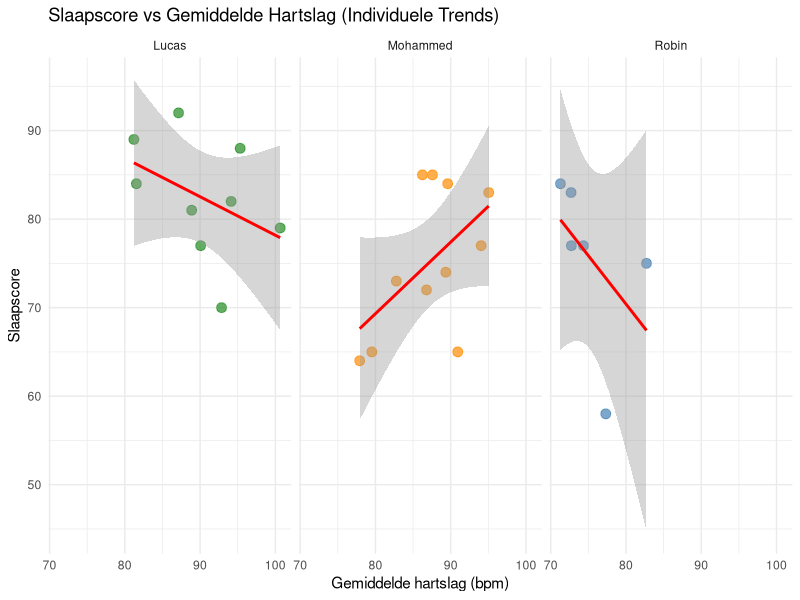
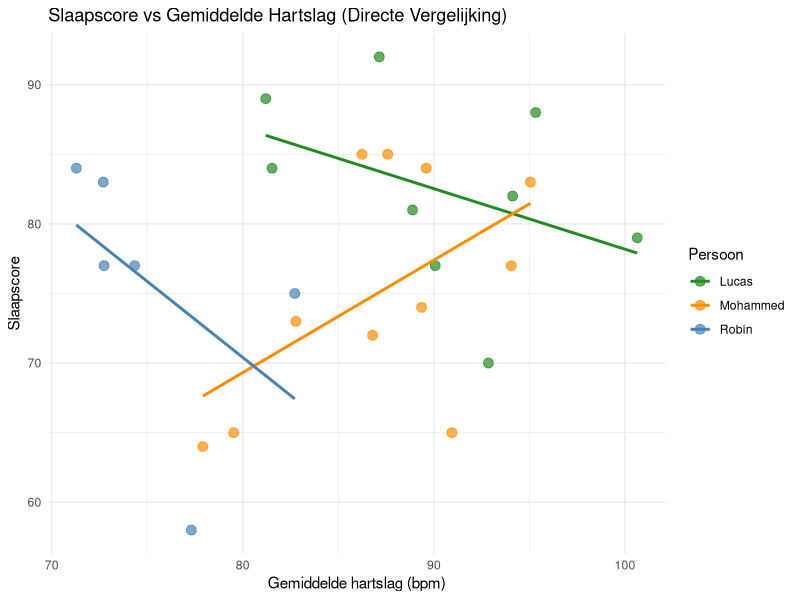
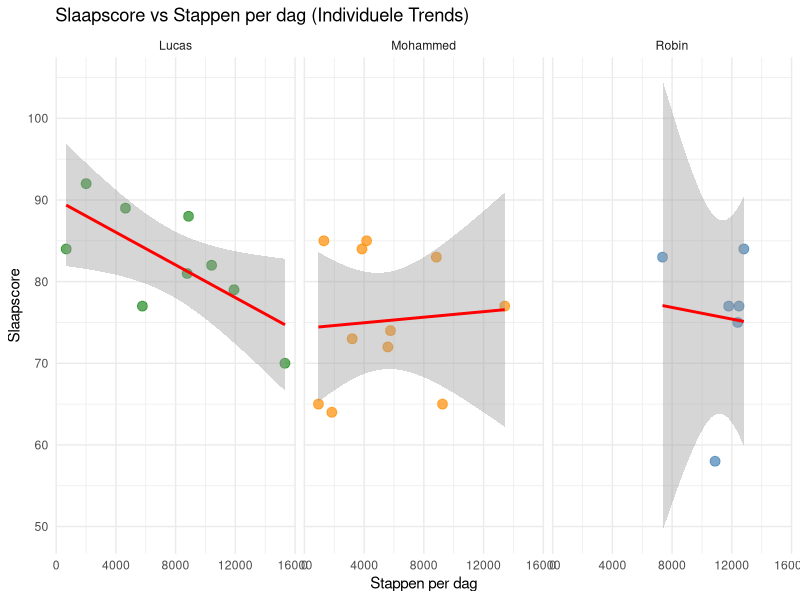
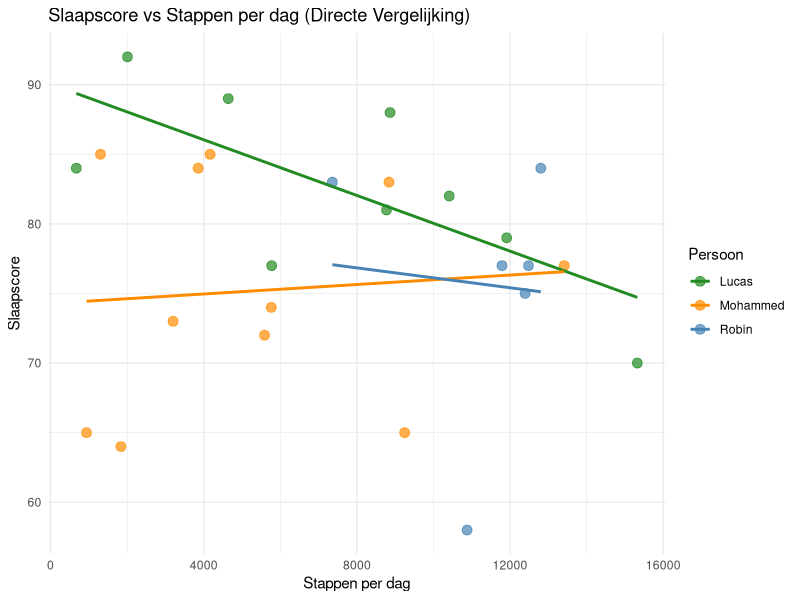
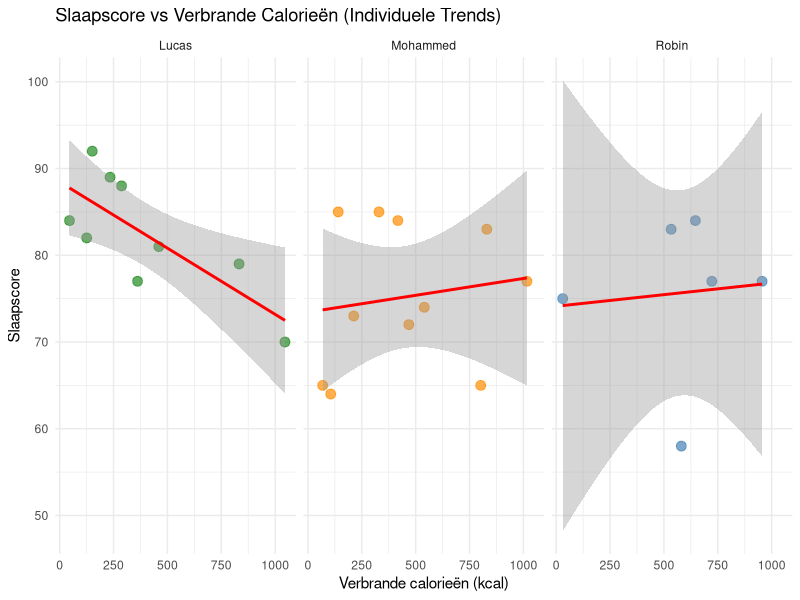
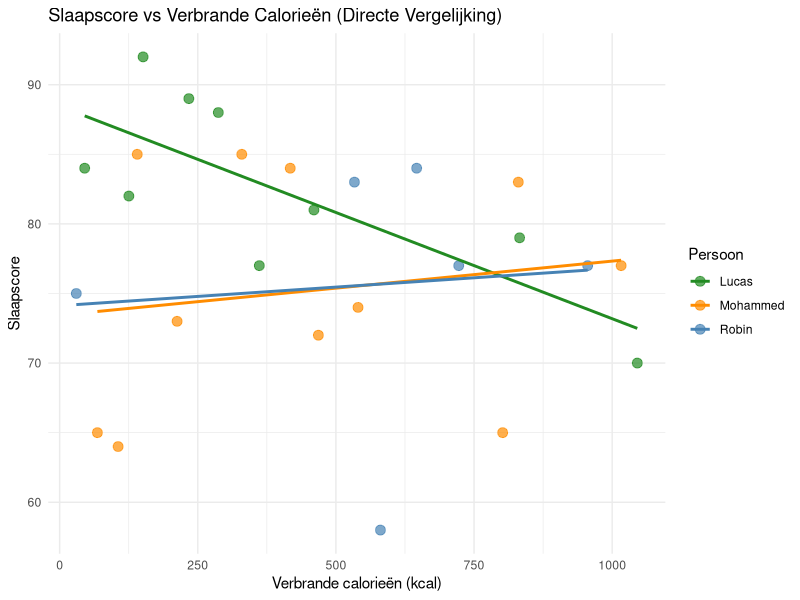
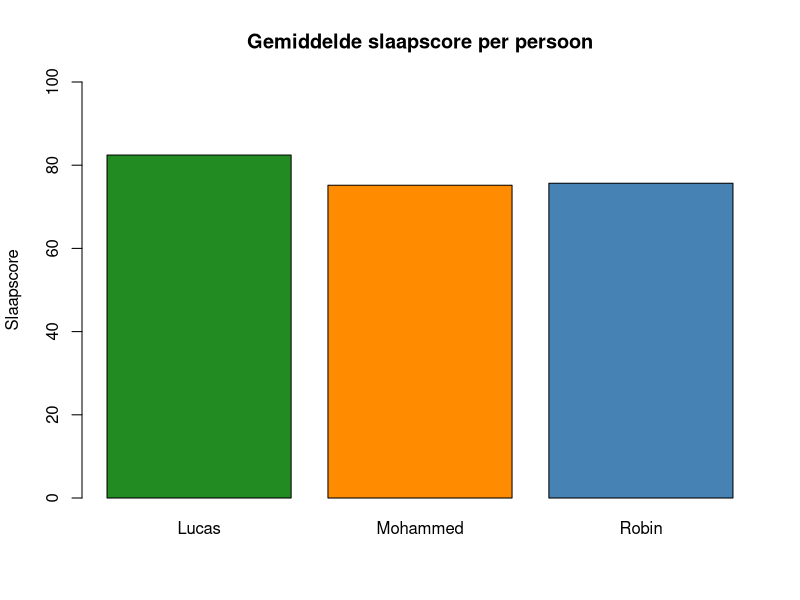
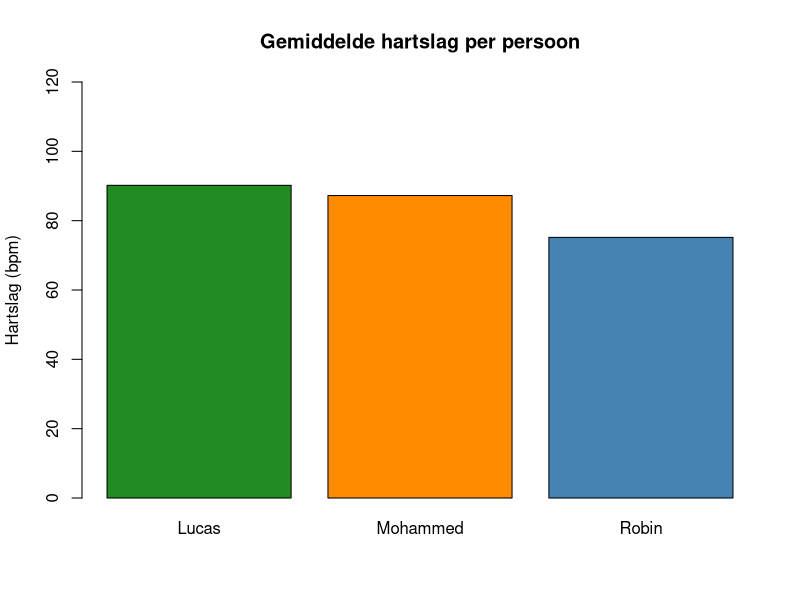

Source code (R) for these figures, in order:
## ---- chunk 1
library(ggplot2)
## ---- chunk 2
df_all <- read.csv("analysis/data/combined_filetered/combined_data_filtered.csv")
## ---- chunk 3
cat("--- Gemiddelde Slaapscore per persoon ---\n")
aggregate(sleep_score ~ naam, data = df_all, FUN = mean)

cat("\n--- Gemiddelde Hartslag per persoon ---\n")
aggregate(average_heart_rate ~ naam, data = df_all, FUN = mean)

cat("\n--- Gemiddelde Stappen per persoon ---\n")
aggregate(total_steps ~ naam, data = df_all, FUN = mean)
## ---- chunk 4
ggplot(df_all, aes(x = average_heart_rate, y = sleep_score, color = naam)) +
  geom_point(size = 3, alpha = 0.7) +
  geom_smooth(method = "lm", color = "red", se = TRUE) + # se = TRUE voor de grijze vlakken
  facet_wrap(~ naam) + # Dit zet ze netjes naast elkaar
  scale_color_manual(values = c("Robin" = "steelblue", "Mohammed" = "darkorange", "Lucas" = "forestgreen")) +
  labs(title = "Slaapscore vs Gemiddelde Hartslag (Individuele Trends)",
       x = "Gemiddelde hartslag (bpm)",
       y = "Slaapscore") +
  theme_minimal() +
  theme(legend.position = "none") # Legenda is hier overbodig door de titels boven de panelen
## ---- chunk 5
ggplot(df_all, aes(x = average_heart_rate, y = sleep_score, color = naam)) +
  geom_point(size = 3, alpha = 0.7) +
  geom_smooth(method = "lm", se = FALSE) + # se = FALSE haalt de chaos van de grijze vlakken weg
  scale_color_manual(values = c("Robin" = "steelblue", "Mohammed" = "darkorange", "Lucas" = "forestgreen")) +
  labs(title = "Slaapscore vs Gemiddelde Hartslag (Directe Vergelijking)",
       x = "Gemiddelde hartslag (bpm)",
       y = "Slaapscore",
       color = "Persoon") +
  theme_minimal() +
  theme(legend.position = "right") # Legenda aan de rechterkant om de kleuren te onderscheiden
## ---- chunk 6
ggplot(df_all, aes(x = total_steps, y = sleep_score, color = naam)) +
  geom_point(size = 3, alpha = 0.7) +
  geom_smooth(method = "lm", color = "red", se = TRUE) + # se = TRUE voor de grijze vlakken
  facet_wrap(~ naam) + # Dit zet ze netjes naast elkaar
  scale_color_manual(values = c("Robin" = "steelblue", "Mohammed" = "darkorange", "Lucas" = "forestgreen")) +
  labs(title = "Slaapscore vs Stappen per dag (Individuele Trends)",
       x = "Stappen per dag",
       y = "Slaapscore") +
  theme_minimal() +
  theme(legend.position = "none") # Legenda is overbodig door de titels boven de panelen
## ---- chunk 7
ggplot(df_all, aes(x = total_steps, y = sleep_score, color = naam)) +
  geom_point(size = 3, alpha = 0.7) +
  geom_smooth(method = "lm", se = FALSE) + # se = FALSE haalt de chaos van de grijze vlakken weg
  scale_color_manual(values = c("Robin" = "steelblue", "Mohammed" = "darkorange", "Lucas" = "forestgreen")) +
  labs(title = "Slaapscore vs Stappen per dag (Directe Vergelijking)",
       x = "Stappen per dag",
       y = "Slaapscore",
       color = "Persoon") +
  theme_minimal() +
  theme(legend.position = "right") # Legenda aan de rechterkant om de kleuren te onderscheiden
## ---- chunk 8
ggplot(df_all, aes(x = calories_burned, y = sleep_score, color = naam)) +
  geom_point(size = 3, alpha = 0.7) +
  geom_smooth(method = "lm", color = "red", se = TRUE) + # se = TRUE voor de grijze vlakken
  facet_wrap(~ naam) + # Dit zet ze netjes naast elkaar
  scale_color_manual(values = c("Robin" = "steelblue", "Mohammed" = "darkorange", "Lucas" = "forestgreen")) +
  labs(title = "Slaapscore vs Verbrande Calorieën (Individuele Trends)",
       x = "Verbrande calorieën (kcal)",
       y = "Slaapscore") +
  theme_minimal() +
  theme(legend.position = "none") # Legenda is overbodig door de titels boven de panelen
## ---- chunk 9
ggplot(df_all, aes(x = calories_burned, y = sleep_score, color = naam)) +
  geom_point(size = 3, alpha = 0.7) +
  geom_smooth(method = "lm", se = FALSE) + # se = FALSE haalt de chaos van de grijze vlakken weg
  scale_color_manual(values = c("Robin" = "steelblue", "Mohammed" = "darkorange", "Lucas" = "forestgreen")) +
  labs(title = "Slaapscore vs Verbrande Calorieën (Directe Vergelijking)",
       x = "Verbrande calorieën (kcal)",
       y = "Slaapscore",
       color = "Persoon") +
  theme_minimal() +
  theme(legend.position = "right") # Legenda aan de rechterkant om de kleuren te onderscheiden
## ---- chunk 10
# Bereken het gemiddelde per persoon
scores_agg <- aggregate(sleep_score ~ naam, data = df_all, FUN = mean)

barplot(scores_agg$sleep_score,
        names.arg = scores_agg$naam,
        col       = c("forestgreen", "darkorange", "steelblue"), # Volgorde: Lucas, Mohammed, Robin
        main      = "Gemiddelde slaapscore per persoon",
        ylab      = "Slaapscore",
        ylim      = c(0, 100))
## ---- chunk 11
hr_agg <- aggregate(average_heart_rate ~ naam, data = df_all, FUN = mean)

barplot(hr_agg$average_heart_rate,
        names.arg = hr_agg$naam,
        col       = c("forestgreen", "darkorange", "steelblue"), # Volgorde: Lucas, Mohammed, Robin
        main      = "Gemiddelde hartslag per persoon",
        ylab      = "Hartslag (bpm)",
        ylim      = c(0, 120))
